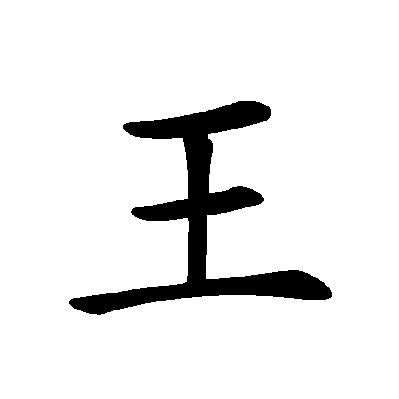
#> input picture data/Handcopied_pictures/h.png, 399 x 399 px, found by its file name
$ python '3笔画提取及评价.py'
#> lines starting #> are read from the running program, lines starting #| are printed output that depends on the picture; after the words box and inside, x2 and y2 are one past the last pixel; in counts of white or black regions, pixels touching at a corner belong together; long printed decimals are rounded; pictures that were not available may be replaced by others from this repository, and a replacement may not be noted
import cv2
import numpy as np


# 定义函数计算图像的Hu矩
def calculate_hu_moments(image):
    # 转换为灰度图
    gray = cv2.cvtColor(image, cv2.COLOR_BGR2GRAY)
    # 二值化
    ret, binary = cv2.threshold(gray, 127, 255, cv2.THRESH_BINARY)
    # 计算Hu矩
    moments = cv2.moments(binary)
    hu_moments = cv2.HuMoments(moments)
    # 归一化处理
    hu_moments = -np.sign(hu_moments) * np.log10(np.abs(hu_moments) + np.finfo(float).eps)
    return hu_moments.flatten()


def extract_grid_image(image, position):
    # 假设九宫格每个模块的大小是原图像的三分之一
    height, width = image.shape[:2]
    grid_height = height // 3
    grid_width = width // 3

    # 根据位置提取模块图像
    x, y = position
    start_x = x * grid_width
    start_y = y * grid_height
    end_x = start_x + grid_width
    end_y = start_y + grid_height

    # 确保提取范围在图像尺寸之内
    end_x = min(end_x, width)
    end_y = min(end_y, height)

    # 提取模块图像
    grid_image = image[start_y:end_y, start_x:end_x]
    return grid_image

# 加载原始图像 预处理之后的王
image = cv2.imread('E:\\python_files\\pytorch\\myself\\Handcopied_pictures\\h.png')
#> image is the input picture: shape (399, 399, 3); 91.9% white; 1 black region, box (x1, y1, x2, y2) and area: (69, 101, 332, 315) 12919
if image is None:
    raise ValueError("Image not found or path is incorrect")

# 加载参考模块图像（模板字预处理之后的王）
reference_image = cv2.imread('E:\\python_files\\pytorch\\myself\\Template_pictures\\1p.png')  # 替换为你的参考图像路径
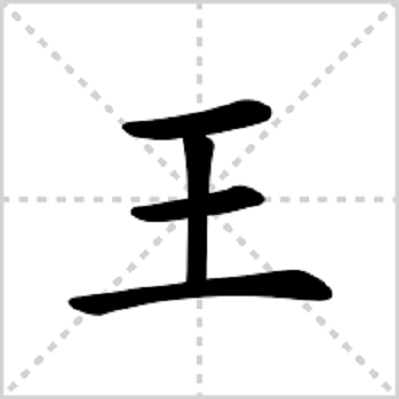
#> input picture data/Handcopied_pictures/17.png, 399 x 399 px, given in place of 1p.png, which was not available
#> reference_image is the input picture: shape (399, 399, 3); min 0, max 255, mean 230
if reference_image is None:
    raise ValueError("Reference image not found or path is incorrect")

# 计算参考模块的Hu矩
reference_hu_moments = calculate_hu_moments(reference_image)
#> in calculate_hu_moments, `ret, binary = cv2.threshold(gray, 127, 255, cv2.THRESH_BINARY)`:
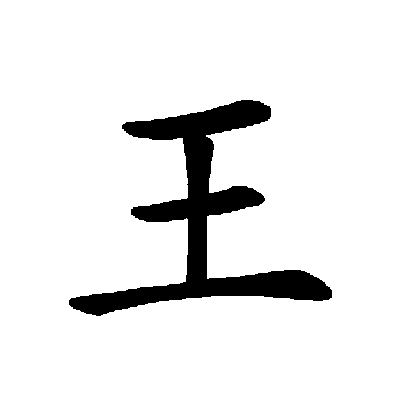
#> binary: shape (399, 399); 91.4% white; 1 black region, box (x1, y1, x2, y2) and area: (69, 100, 332, 316) 13694
#> in calculate_hu_moments, `moments = cv2.moments(binary)`: moments = moments, m00 37104285, centre m10/m00, m01/m00 = (198.5, 197.3)
#> in calculate_hu_moments, `hu_moments = cv2.HuMoments(moments)`: hu_moments = [0.000762, 3.4e-11, 1.95e-14, 8.23e-14, 1.81e-27, -4.04e-19, 2.76e-27]
#> in calculate_hu_moments, `hu_moments = -np.sign(hu_moments) * np.log10(np.abs(hu_moments) + np.f..`: hu_moments = [3.12, 10.47, 13.7, 13.08, 15.65, -15.65, 15.65]
#> reference_hu_moments = [3.12, 10.47, 13.7, 13.08, 15.65, -15.65, 15.65]

# 定义九宫格的位置和权重
grid_positions = [(0, 0), (0, 1), (0, 2),
                  (1, 0), (1, 1), (1, 2),
                  (2, 0), (2, 1), (2, 2)]

grid_weights = [0.1, 0.1, 0.1,
                0.1, 0.5, 0.1,
                0.1, 0.1, 0.1]

# 初始化存储每个模块Hu矩的列表
hu_moments_list = []

# 遍历九宫格的位置
for position in grid_positions:
    # 提取当前模块的图像
    grid_image = extract_grid_image(image, position)
    # 计算当前模块的Hu矩
    hu_moments = calculate_hu_moments(grid_image)
    # 将Hu矩添加到列表中
    hu_moments_list.append(hu_moments)
#> this loop made 9 passes
#> hu_moments on passes 1 to 9: [3.19, 10.13, 12.89, 14.14, 15.65, -15.65, -15.65], [3.18, 12.3, 15.24, 15.54, 15.65, -15.65, 15.65], [3.16, 8.85, 11.92, 12.04, -15.65, -15.59, -15.65], [3.17, 8.03, 12.28, 12.16, -15.65, -15.56, 15.65], [2.97, 8.5, 11.28, 13.37, 15.65, -15.65, 15.65], [3.14, 8.61, 11.5, 11.42, 15.65, -15.45, -15.65], [3.18, 10.64, 13.49, 15.4, 15.65, -15.65, 15.65], [3.18, 0, 0, 0, 0, 0, 0], [3.16, 8.09, 11, 12.19, -15.65, -15.57, 15.65]
#> pass 1, in extract_grid_image, `grid_image = image[start_y:end_y, start_x:end_x]`:
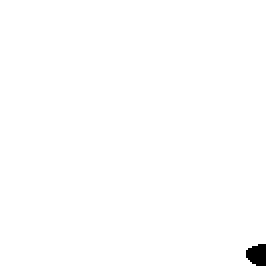
#> grid_image: shape (133, 133, 3) (shown 2 times larger); 99.5% white; 1 black region, box (x1, y1, x2, y2) and area: (123, 122, 133, 133) 89
#> pass 2, in extract_grid_image (call 2), `grid_image = image[start_y:end_y, start_x:end_x]`:
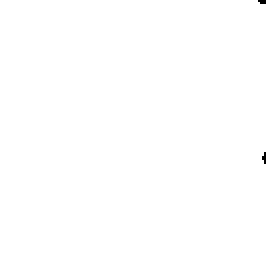
#> grid_image: shape (133, 133, 3) (shown 2 times larger); 99.9% white; black in thin lines or dots, all inside (x1, y1, x2, y2) = (129, 0, 133, 82)
#> after the loop:
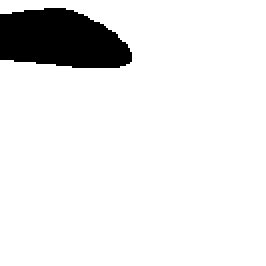
#> grid_image: shape (133, 133, 3) (shown 2 times larger); 91.2% white; 1 black region, box (x1, y1, x2, y2) and area: (0, 4, 66, 34) 1559
#> after the loop, hu_moments_list = 9 items

# 计算皮尔逊相关系数
correlation_coefficients = []
for hu_moments in hu_moments_list:
    correlation_coefficient = np.corrcoef(reference_hu_moments, hu_moments)[0, 1]
    correlation_coefficients.append(correlation_coefficient)
#> this loop made 9 passes
#> (hu_moments, correlation_coefficient) on passes 1 to 9: ([3.19, 10.13, 12.89, 14.14, 15.65, -15.65, -15.65], 0.565), ([3.18, 12.3, 15.24, 15.54, 15.65, -15.65, 15.65], 0.996), ([3.16, 8.85, 11.92, 12.04, -15.65, -15.59, -15.65], 0.29), ([3.17, 8.03, 12.28, 12.16, -15.65, -15.56, 15.65], 0.563), ([2.97, 8.5, 11.28, 13.37, 15.65, -15.65, 15.65], 0.995), ([3.14, 8.61, 11.5, 11.42, 15.65, -15.45, -15.65], 0.56), ([3.18, 10.64, 13.49, 15.4, 15.65, -15.65, 15.65], 0.997), ([3.18, 0, 0, 0, 0, 0, 0], -0.191), ([3.16, 8.09, 11, 12.19, -15.65, -15.57, 15.65], 0.561)
#> after the loop, correlation_coefficients = [0.565, 0.996, 0.29, 0.563, 0.995, 0.56, 0.997, -0.191, 0.561]

# 加权求和
weighted_sum = np.dot(correlation_coefficients, grid_weights)
#> weighted_sum = 0.932

# 打印结果
print("Weighted Sum:", weighted_sum)
#| Weighted Sum: 0.9319


#加载原始图像。
# 加载参考模块图像。
# 计算参考模块的Hu矩。

# 定义九宫格的位置和权重。
# 遍历九宫格的位置，对每个位置：
# a. 提取当前位置的模块图像。b. 计算当前模块的Hu矩。
# 计算每个模块Hu矩与参考模块Hu矩之间的皮尔逊相关系数。
# 根据权重计算加权和。
